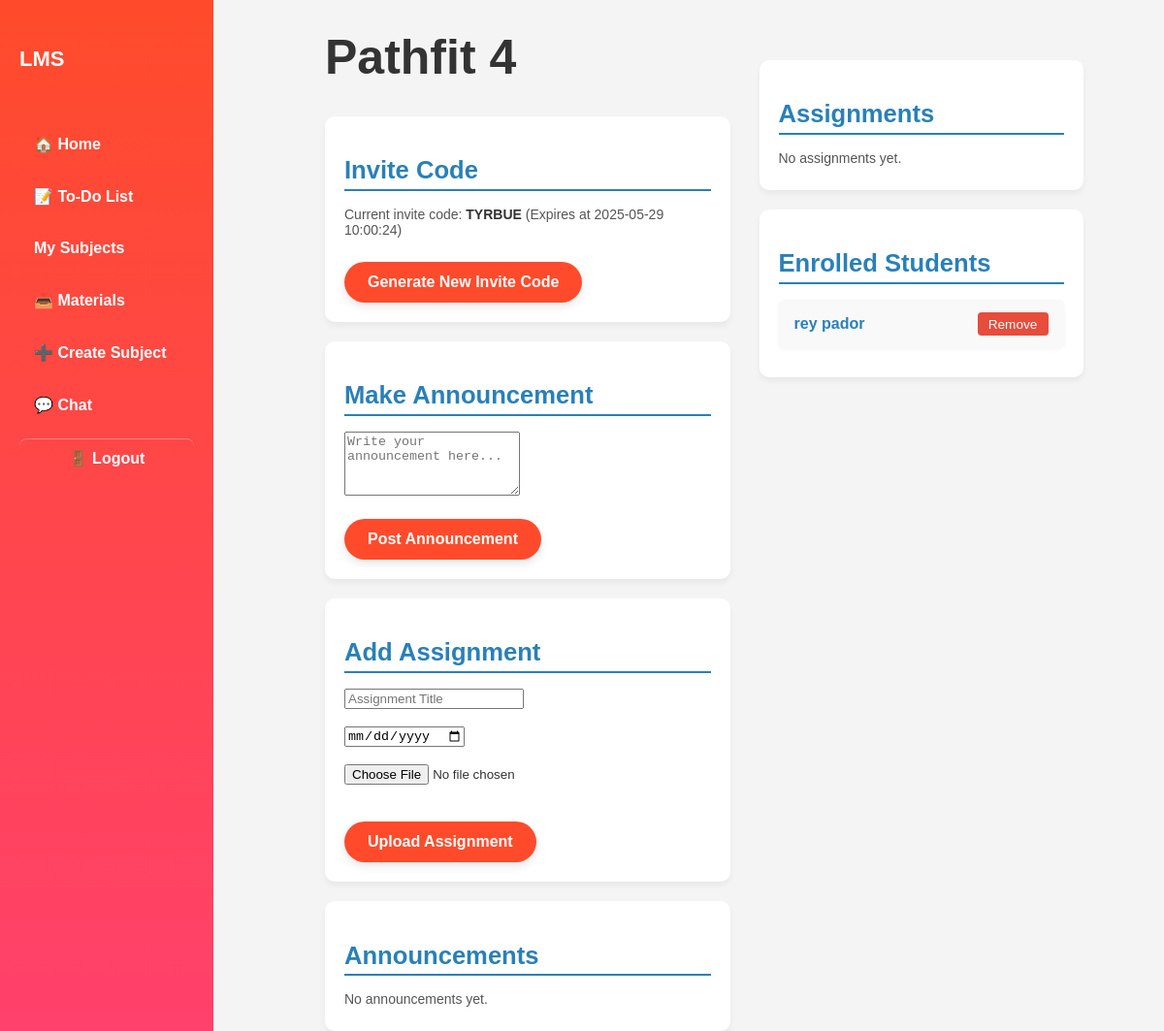
The app's page /subject.php?id=2 (signed in) with its own data.
### tables this page shows
CREATE TABLE `subjects` (
  `id` int(11) NOT NULL,
  `teacher_id` int(11) NOT NULL,
  `subject_name` varchar(255) NOT NULL,
  `description` text DEFAULT NULL,
  `created_at` timestamp NOT NULL DEFAULT current_timestamp()
);

CREATE TABLE `subject_invites` (
  `id` int(11) NOT NULL,
  `subject_id` int(11) NOT NULL,
  `code` varchar(6) NOT NULL,
  `expires_at` datetime NOT NULL,
  `created_at` datetime DEFAULT current_timestamp()
);

CREATE TABLE `students` (
  `student_id` int(11) NOT NULL,
  `user_id` int(11) DEFAULT NULL,
  `first_name` varchar(50) DEFAULT NULL,
  `last_name` varchar(50) DEFAULT NULL,
  `gender` enum('Male','Female','Other') DEFAULT NULL,
  `birthdate` date DEFAULT NULL,
  `address` text DEFAULT NULL,
  `contact_number` varchar(20) DEFAULT NULL,
  `course` varchar(100) DEFAULT NULL,
  `year_level` int(11) DEFAULT NULL,
  `section` varchar(20) DEFAULT NULL,
  `created_at` timestamp NOT NULL DEFAULT current_timestamp()
);

### subject.php (the view, shortened to what this page needs)
<?php
require 'db.php';
$subject_id = $_GET['id'] ?? 0;
$stmt = $conn->prepare("SELECT * FROM subjects WHERE id = ?");
$stmt->execute([$subject_id]);
$subject = $stmt->fetch();
$user_role = $_SESSION['user']['role'];
$stmt = $conn->prepare("SELECT * FROM subject_invites WHERE subject_id = ? AND expires_at > NOW() ORDER BY expires_at DESC LIMIT 1");
$stmt->execute([$subject_id]);
$currentInvite = $stmt->fetch();
$stmt = $conn->prepare("SELECT * FROM assignments WHERE subject_id = ?");
$stmt->execute([$subject_id]);
$assignments = $stmt->fetchAll();
$stmt = $conn->prepare("SELECT * FROM announcements WHERE subject_id = ? ORDER BY created_at DESC");
$stmt->execute([$subject_id]);
$announcements = $stmt->fetchAll();
$students = [];
if ($user_role === 'teacher') {
    $stmt = $conn->prepare("
    SELECT s.user_id, s.first_name, s.last_name
    FROM students s
    JOIN student_subjects ss ON s.user_id = ss.student_id
    WHERE ss.subject_id = ?
");
    $stmt->execute([$subject_id]);
    $students = $stmt->fetchAll();
}
?>
<!DOCTYPE html>
<html lang="en">
<head>
    <link rel="stylesheet" href="./styles/subject_dashboard.css" />
</head>
<body>
    <button id="menuBtn" class="menu-btn" aria-label="Toggle menu">☰ Menu</button>
    <div class="sidebar">
        <h2>LMS</h2>
        <ul>
            <?php if ($user_role === 'teacher'): ?>
                <li><a href="teacher_dashboard.php">🏠 Home</a></li>
                <li><a href="todo.php">📝 To-Do List</a></li>
                <li><a href="subjects.php">My Subjects</a></li>
                <li><a href="materials.php">📤 Materials</a></li>
                <li><a href="create_subject.php">➕ Create Subject</a></li>
                <li><a href="chat.php">💬 Chat</a></li>
            <?php endif; ?>
            <li><a href="logout.php" class="logout-link">🚪 Logout</a></li>
        </ul>
    </div>
    <div class="main-content" style="display: flex; gap: 30px;">
        <div style="flex: 1; max-width: 50%;">
            <h1><?php echo htmlspecialchars($subject['subject_name']); ?></h1>
            <?php if ($user_role === 'teacher'): ?>
                <section class="section">
                    <h2>Invite Code</h2>
                    <?php if ($currentInvite): ?>
                        <p>Current invite code: <strong><?php echo htmlspecialchars($currentInvite['code']); ?></strong>
                            (Expires at <?php echo htmlspecialchars($currentInvite['expires_at']); ?>)</p>
                    <?php else: ?>
                        <p>No active invite code.</p>
                    <?php endif; ?>
                    <form method="POST">
                        <button type="submit" name="generate_invite" class="button">Generate New Invite Code</button>
                    </form>
                </section>
                <section class="section" style="margin-top: 20px;">
                    <h2>Make Announcement</h2>
                    <form method="POST">
                        <textarea name="announcement_content" rows="4"
                            placeholder="Write your announcement here..."></textarea>
                        <button type="submit" name="new_announcement" class="button">Post Announcement</button>
                    </form>
                </section>
                <section class="section" style="margin-top: 20px;">
                    <h2>Add Assignment</h2>
                    <form method="POST" enctype="multipart/form-data">
                        <input type="text" name="assignment_title" placeholder="Assignment Title" required><br><br>
                        <input type="date" name="assignment_due" required><br><br>
                        <input type="file" name="assignment_file" accept=".pdf,.doc,.docx,.txt" required><br><br>
                        <button type="submit" name="add_assignment" class="button">Upload Assignment</button>
                    </form>
                </section>
            <?php endif; ?>
            <section class="section" style="margin-top: 20px;">
                <h2>Announcements</h2>
                <?php if (count($announcements) === 0): ?>
                    <p>No announcements yet.</p>
                <?php endif; ?>
            </section>
        </div>
        <div style="flex: 1; max-width: 40%;">
            <section class="section">
                <h2>Assignments</h2>
                <?php if (count($assignments) === 0): ?>
                    <p>No assignments yet.</p>
                <?php endif; ?>
            </section>
            <?php if ($user_role === 'teacher'): ?>
                <section class="section" style="margin-top: 20px;">
                    <h2>Enrolled Students</h2>
                    <?php if (count($students) === 0): ?>
                        <p>No students enrolled yet.</p>
                    <?php else: ?>
                        <ul>
                            <?php foreach ($students as $student): ?>
                                <li id="student-<?php echo $student['user_id']; ?>">
                                    <a href="student.php?id=<?php echo $student['user_id']; ?>">
                                        <?php echo htmlspecialchars($student['first_name'] . ' ' . $student['last_name']); ?>
                                    </a>
                                    <button onclick="removeStudent(<?php echo $student['user_id']; ?>)"
                                        style="margin-left: 10px;">Remove</button>
                                </li>
                            <?php endforeach; ?>
                        </ul>
                    <?php endif; ?>
                </section>
            <?php endif; ?>
        </div>
    </div>
</body>
</html>

### styles/subject_dashboard.css (style rules this page uses)
body { font-family: Arial, sans-serif; background-color: #f4f4f4; margin: 0; padding: 0; display: flex; height: 100vh; overflow: hidden; color: #333; flex-direction: row; }
.section { margin-top: 2rem; }
.section h2 { font-size: 1.6rem; margin-bottom: 1rem; border-bottom: 2px solid #2980b9; padding-bottom: 0.3rem; color: #2980b9; }
.section ul { list-style-type: none; padding-left: 0; margin-bottom: 0; }
.section ul li { background: #f9f9f9; padding: 0.8rem 1rem; margin-bottom: 0.6rem; border-radius: 6px; box-shadow: 0 1px 4px rgba(0,0,0,0.05); font-size: 1rem; display: flex; justify-content: space-between; align-items: center; flex-wrap: wrap; }
.section ul li a { color: #2980b9; text-decoration: none; font-weight: 600; margin-right: 1rem; }
.section ul li button { background-color: #e74c3c; border: none; color: white; padding: 0.3rem 0.7rem; border-radius: 4px; font-size: 0.85rem; cursor: pointer; transition: background-color 0.3s ease; }
p { font-size: 14px; margin: 5px 0; color: #555; }
h1 { font-size: 50px; color: #333; margin: 0 0 15px 0; }
h2 { font-size: 20px; margin-bottom: 15px; }
strong { color: #333; }
.sidebar { width: 220px; background: linear-gradient(to bottom, #FF4B2B, #FF416C); color: white; padding: 30px 20px; height: 100vh; position: fixed; left: 0; top: 0; display: flex; flex-direction: column; box-sizing: border-box; transition: transform 0.3s ease-in-out; z-index: 1000; }
.sidebar h2 { font-size: 22px; margin-bottom: 40px; }
.sidebar ul { list-style: none; padding: 0; margin: 0; flex-grow: 1; }
.sidebar ul li { margin: 15px 0; }
.sidebar ul li a { color: white; text-decoration: none; font-weight: bold; font-size: 16px; display: block; padding: 10px 15px; border-radius: 8px; transition: background 0.3s, padding-left 0.3s; }
.logout-link { color: #fff; border-top: 1px solid rgba(255, 255, 255, 0.3); padding-top: 20px; font-weight: bold; display: block; text-align: center; border-radius: 8px; transition: background-color 0.3s; }
.main-content { margin-left: 240px; padding: 30px; flex: 1; overflow-y: auto; background-color: #f4f4f4; height: 100vh; box-sizing: border-box; transition: margin-left 0.3s ease-in-out; }
.section { background-color: white; padding: 20px; margin-bottom: 20px; border-radius: 10px; box-shadow: 0 4px 6px rgba(0, 0, 0, 0.05); }
.button { display: inline-block; margin-top: 20px; background-color: #FF4B2B; color: #FFFFFF; font-size: 16px; font-weight: bold; padding: 12px 24px; border: none; border-radius: 30px; cursor: pointer; text-decoration: none; transition: all 0.3s ease; box-shadow: 0 4px 10px rgba(0, 0, 0, 0.1); }

### subject.php (style rules this page uses)
.section { margin-top: 2rem; }
.section h2 { font-size: 1.6rem; margin-bottom: 1rem; border-bottom: 2px solid #2980b9; padding-bottom: 0.3rem; color: #2980b9; }
.section ul { list-style-type: none; padding-left: 0; margin-bottom: 0; }
.section ul li { background: #f9f9f9; padding: 0.8rem 1rem; margin-bottom: 0.6rem; border-radius: 6px; box-shadow: 0 1px 4px rgba(0, 0, 0, 0.05); font-size: 1rem; display: flex; justify-content: space-between; align-items: center; flex-wrap: wrap; }
.section ul li a { color: #2980b9; text-decoration: none; font-weight: 600; margin-right: 1rem; }
.section ul li button { background-color: #e74c3c; border: none; color: white; padding: 0.3rem 0.7rem; border-radius: 4px; font-size: 0.85rem; cursor: pointer; transition: background-color 0.3s ease; }

### records on screen
subjects: subject_name "Pathfit 4"
subject_invites: code "TYRBUE", expires_at "2025-05-29 10:00:24"
students: first_name+last_name "rey pador"
